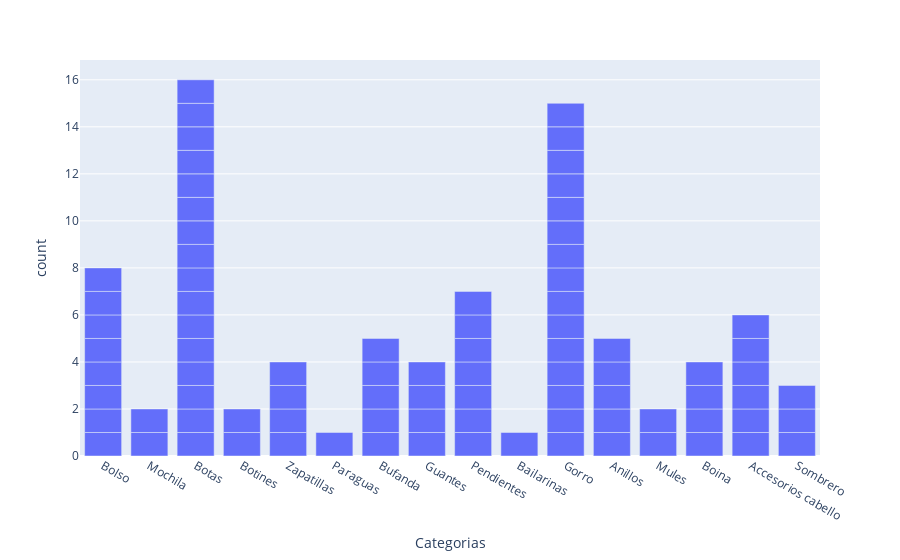

Source (notebook cell):
### Markdown cell above
### ¿Que tipo de producto la marca ofrece en mayor cantidad?

### Code cell
fig = px.bar(df1, x="Categorias")
fig.show()

### Figure 1 — Plotly figure (JSON) as saved in the notebook; plotly's stock layout.template omitted (floating-point values rounded to 4 significant figures)
{"data": [{"alignmentgroup": "True", "hovertemplate": "Categorias=%{x}<br>count=%{y}<extra></extra>", "legendgroup": "", "marker": {"color": "#636efa", "pattern": {"shape": ""}}, "name": "", "offsetgroup": "", "orientation": "v", "showlegend": false, "textposition": "auto", "type": "bar", "x": ["Bolso", "Mochila", "Botas", "Botas", "Botas", "Botas", "Botas", "Botines", "Botas", "Botas", "Botas", "Zapatillas", "Zapatillas", "Zapatillas", "Botas", "Paraguas", "Zapatillas", "Bufanda", "Guantes", "Bolso", "Botas", "Botas", "Botas", "Bolso", "Botas", "Botas", "Pendientes", "Botas", "Bolso", "Bailarinas", "Botas", "Gorro", "Bolso", "Bufanda", "Anillos", "Mules", "Pendientes", "Gorro", "Boina", "Anillos", "Guantes", "Gorro", "Guantes", "Gorro", "Gorro", "Anillos", "Gorro", "Pendientes", "Pendientes", "Anillos", "Bufanda", "Gorro", "Accesorios cabello", "Gorro", "Gorro", "Pendientes", "Bolso", "Gorro", "Sombrero", "Gorro", "Mochila", "Bolso", "Botines", "Gorro", "Boina", "Gorro", "Boina", "Boina", "Guantes", "Bolso", "Bufanda", "Accesorios cabello", "Mules", "Accesorios cabello", "Accesorios cabello", "Accesorios cabello", "Bufanda", "Pendientes", "Gorro", "Gorro", "Pendientes", "Accesorios cabello", "Sombrero", "Sombrero", "Anillos"], "xaxis": "x", "y": [1, 1, 1, 1, 1, 1, 1, 1, 1, 1, 1, 1, 1, 1, 1, 1, 1, 1, 1, 1, 1, 1, 1, 1, 1, 1, 1, 1, 1, 1, 1, 1, 1, 1, 1, 1, 1, 1, 1, 1, 1, 1, 1, 1, 1, 1, 1, 1, 1, 1, 1, 1, 1, 1, 1, 1, 1, 1, 1, 1, 1, 1, 1, 1, 1, 1, 1, 1, 1, 1, 1, 1, 1, 1, 1, 1, 1, 1, 1, 1, 1, 1, 1, 1, 1], "yaxis": "y"}], "layout": {"barmode": "relative", "legend": {"tracegroupgap": 0}, "margin": {"t": 60}, "xaxis": {"anchor": "y", "domain": [0, 1], "title": {"text": "Categorias"}}, "yaxis": {"anchor": "x", "domain": [0, 1], "title": {"text": "count"}}}}
